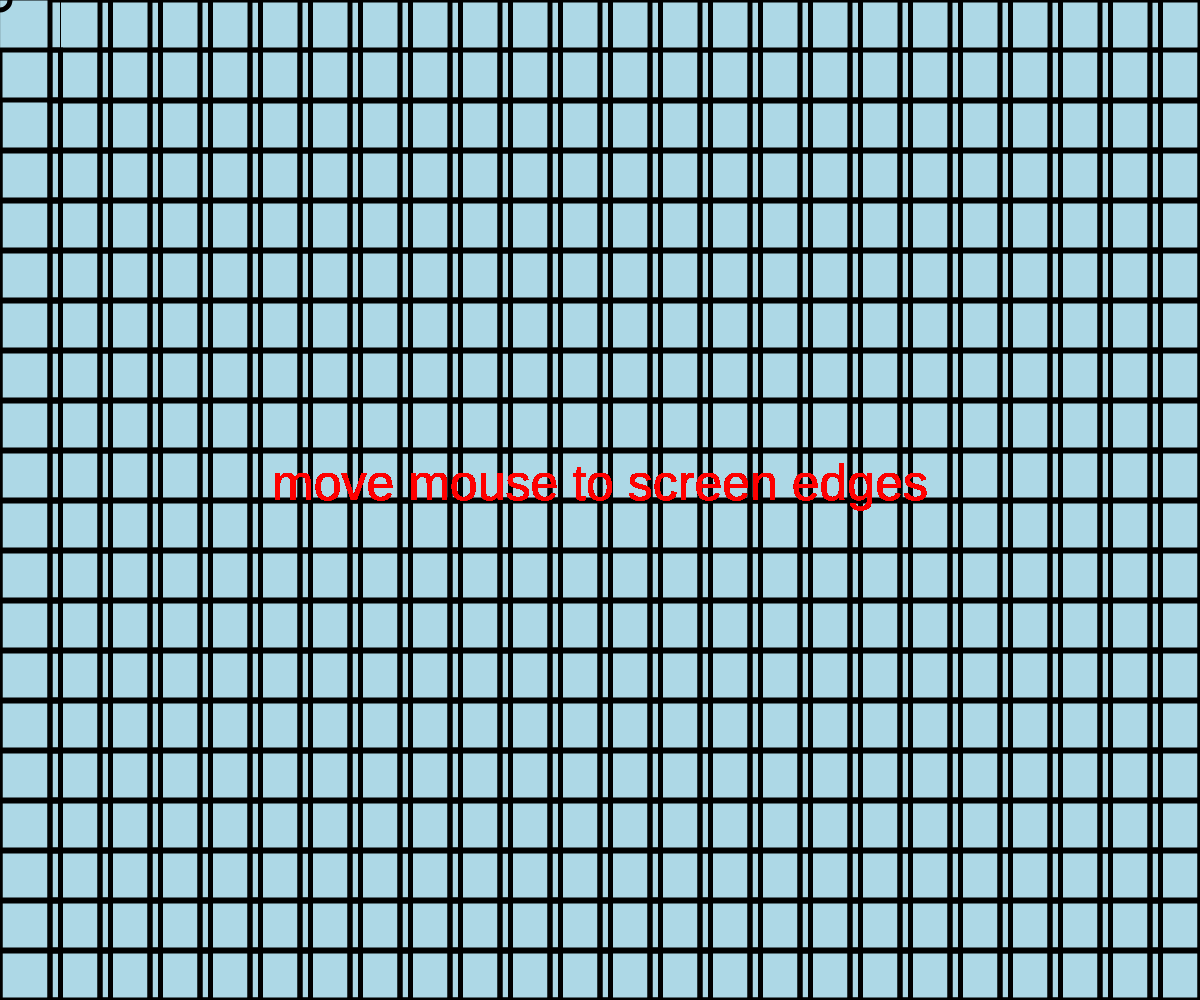
Frame 1 (no input)
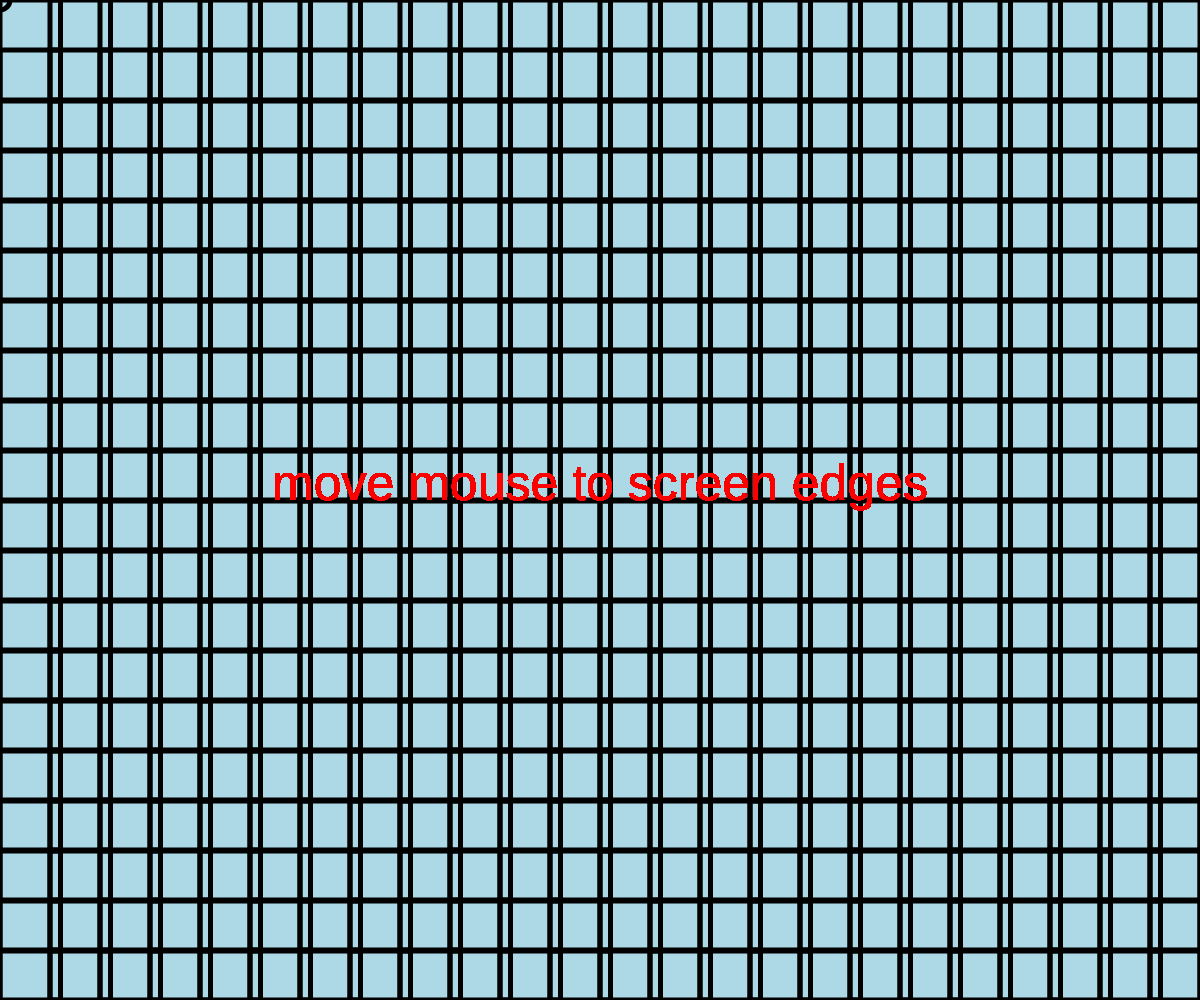
Frame 60 (no input)
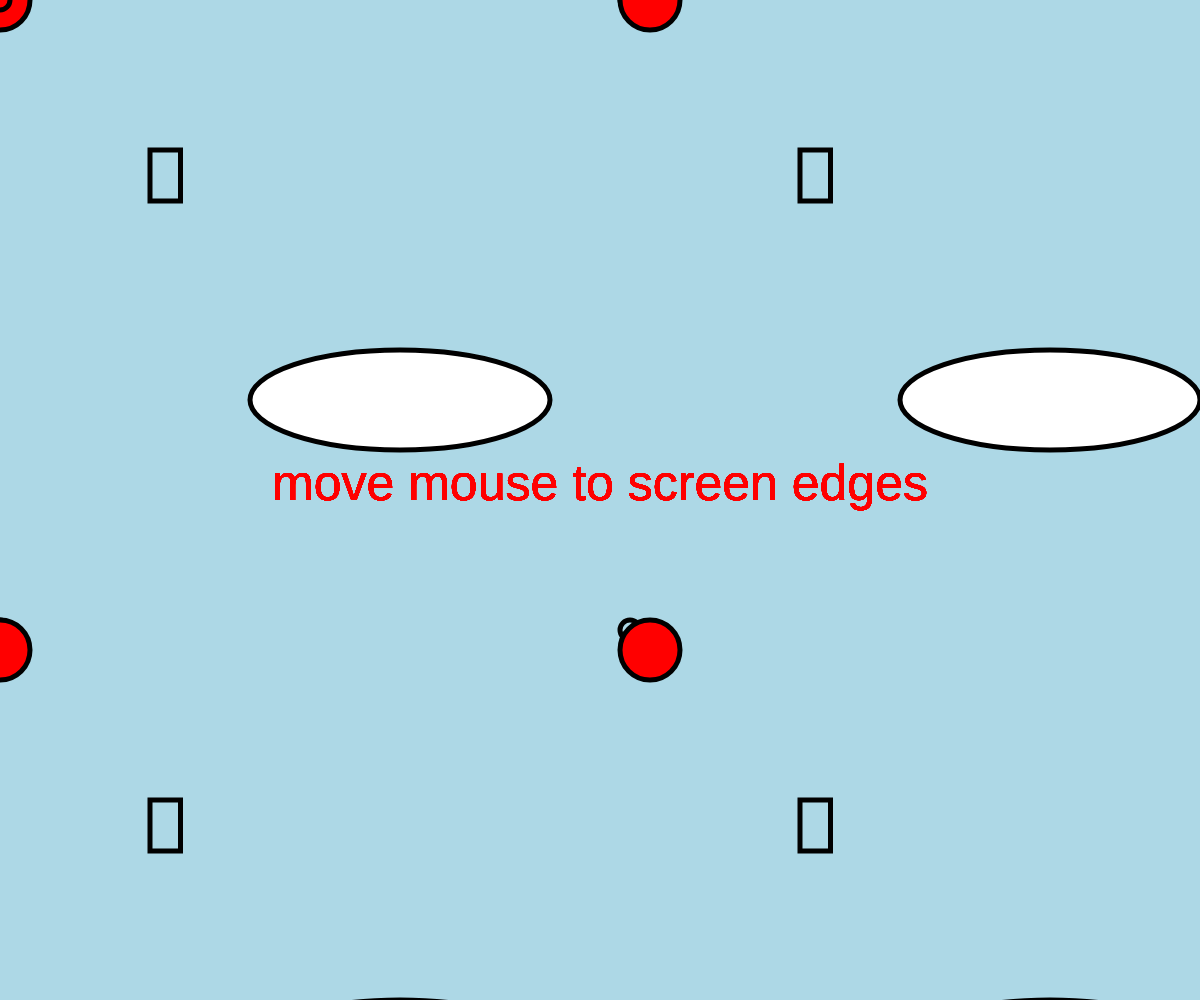
Frame 120 (the mouse pressed at the canvas centre since frame 60)

The p5.js sketch that drew these frames (run headless with seeded random() and noise() and a simulated clock; from frame 60 on, the mouse is pressed at the canvas centre):

// p5.js sketch
// ── sketch.js
function setup() {
  createCanvas(windowWidth, windowHeight);
 

}


function draw() {
  
  background("lightblue");
 

  for (let y = 0; y<windowHeight*2; y++){
    for (let x = 0; x<windowWidth*2; x++){
  
  
      if(x % (mouseX+50) === 0 && y % (mouseX+50) === 0){
      
        fill("white")
        ellipse(x-mouseY/2, y-mouseY/2, mouseX/2, mouseY/5)
        fill("red")
        ellipseMode(CENTER)
        ellipse(x, y, mouseX/10, mouseX/10)
        noFill()
        rect(x-mouseY, y-mouseY , (windowWidth-mouseX+10)/20,(windowHeight-mouseY+10)/10)
        fill("red")
      textAlign(CENTER)
      textSize(50);
      text('move mouse to screen edges', windowWidth/2, windowHeight/2);
      }

      if( x % (windowWidth-mouseX+30) === 0 && y % (windowWidth-mouseX+30) === 0){
        noFill()
        strokeWeight(5);
        ellipseMode(CENTER)
        ellipse(x, y, 20, 20)
        
       
      } 
    }
    }
    
  }


  function windowResized() {
    resizeCanvas(windowWidth, windowHeight);
  }

  
